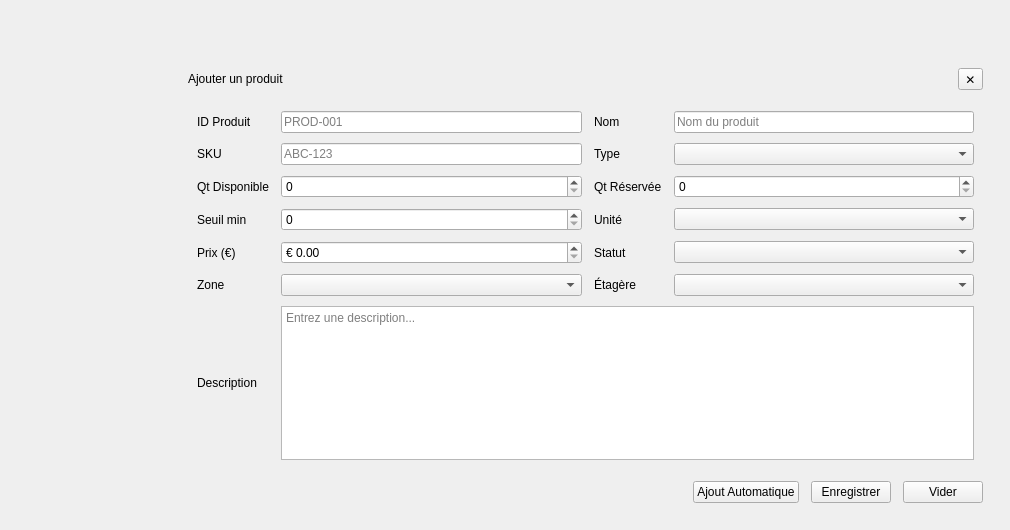
            <widget class="QWidget" name="ajouteri">
             <widget class="QFrame" name="PopupInventoryCard">
              <property name="geometry">
               <rect>
                <x>170</x>
                <y>50</y>
                <width>831</width>
                <height>471</height>
               </rect>
              </property>
              <property name="minimumSize">
               <size>
                <width>760</width>
                <height>0</height>
               </size>
              </property>
              <property name="frameShape">
               <enum>QFrame::Shape::NoFrame</enum>
              </property>
              <layout class="QVBoxLayout" name="popupInventoryLayout">
               <property name="spacing">
                <number>12</number>
               </property>
               <property name="leftMargin">
                <number>18</number>
               </property>
               <property name="topMargin">
                <number>18</number>
               </property>
               <property name="rightMargin">
                <number>18</number>
               </property>
               <property name="bottomMargin">
                <number>18</number>
               </property>
               <item>
                <layout class="QHBoxLayout" name="popupInventoryHeader">
                 <item>
                  <widget class="QLabel" name="PopupTitleInventory">
                   <property name="text">
                    <string>Ajouter un produit</string>
                   </property>
                  </widget>
                 </item>
                 <item>
                  <spacer name="popupInventoryHeaderSpacer">
                   <property name="orientation">
                    <enum>Qt::Orientation::Horizontal</enum>
                   </property>
                   <property name="sizeHint" stdset="0">
                    <size>
                     <width>40</width>
                     <height>20</height>
                    </size>
                   </property>
                  </spacer>
                 </item>
                 <item>
                  <widget class="QToolButton" name="BtnPopupCancelInventory">
                   <property name="toolTip">
                    <string>Fermer</string>
                   </property>
                   <property name="text">
                    <string>✕</string>
                   </property>
                  </widget>
                 </item>
                </layout>
               </item>
               <item>
                <widget class="QFrame" name="PopupInventoryForm">
                 <property name="frameShape">
                  <enum>QFrame::Shape::NoFrame</enum>
                 </property>
                 <layout class="QGridLayout" name="inventoryFormGrid">
                  <property name="horizontalSpacing">
                   <number>12</number>
                  </property>
                  <property name="verticalSpacing">
                   <number>10</number>
                  </property>
                  <item row="0" column="0">
                   <widget class="QLabel" name="LblIdProduct">
                    <property name="text">
                     <string>ID Produit</string>
                    </property>
                   </widget>
                  </item>
                  <item row="0" column="1">
                   <widget class="QLineEdit" name="IdProduct">
                    <property name="placeholderText">
                     <string>PROD-001</string>
                    </property>
                   </widget>
                  </item>
                  <item row="0" column="2">
                   <widget class="QLabel" name="LblName">
                    <property name="text">
                     <string>Nom</string>
                    </property>
                   </widget>
                  </item>
                  <item row="0" column="3">
                   <widget class="QLineEdit" name="Name">
                    <property name="placeholderText">
                     <string>Nom du produit</string>
                    </property>
                   </widget>
                  </item>
                  <item row="1" column="0">
                   <widget class="QLabel" name="LblSku">
                    <property name="text">
                     <string>SKU</string>
                    </property>
                   </widget>
                  </item>
                  <item row="1" column="1">
                   <widget class="QLineEdit" name="Sku">
                    <property name="placeholderText">
                     <string>ABC-123</string>
                    </property>
                   </widget>
                  </item>
                  <item row="1" column="2">
                   <widget class="QLabel" name="LblType_2">
                    <property name="text">
                     <string>Type</string>
                    </property>
                   </widget>
                  </item>
                  <item row="1" column="3">
                   <widget class="QComboBox" name="Type">
                    <property name="placeholderText">
                     <string>Sélectionner type</string>
                    </property>
                   </widget>
                  </item>
                  <item row="2" column="0">
                   <widget class="QLabel" name="LblQtAv">
                    <property name="text">
                     <string>Qt Disponible</string>
                    </property>
                   </widget>
                  </item>
                  <item row="2" column="1">
                   <widget class="QSpinBox" name="QtAv">
                    <property name="minimum">
                     <number>0</number>
                    </property>
                    <property name="maximum">
                     <number>10000</number>
                    </property>
                   </widget>
                  </item>
                  <item row="2" column="2">
                   <widget class="QLabel" name="LblQtRs">
                    <property name="text">
                     <string>Qt Réservée</string>
                    </property>
                   </widget>
                  </item>
                  <item row="2" column="3">
                   <widget class="QSpinBox" name="QtRs">
                    <property name="minimum">
                     <number>0</number>
                    </property>
                    <property name="maximum">
                     <number>10000</number>
                    </property>
                   </widget>
                  </item>
                  <item row="3" column="0">
                   <widget class="QLabel" name="LblThreshold">
                    <property name="text">
                     <string>Seuil min</string>
                    </property>
                   </widget>
                  </item>
                  <item row="3" column="1">
                   <widget class="QSpinBox" name="Threshold">
                    <property name="minimum">
                     <number>0</number>
                    </property>
                    <property name="maximum">
                     <number>10000</number>
                    </property>
                   </widget>
                  </item>
                  <item row="3" column="2">
                   <widget class="QLabel" name="LblUnit">
                    <property name="text">
                     <string>Unité</string>
                    </property>
                   </widget>
                  </item>
                  <item row="3" column="3">
                   <widget class="QComboBox" name="Unit">
                    <property name="placeholderText">
                     <string>Sélectionner unité</string>
                    </property>
                   </widget>
                  </item>
                  <item row="4" column="0">
                   <widget class="QLabel" name="LblPrice">
                    <property name="text">
                     <string>Prix (€)</string>
                    </property>
                   </widget>
                  </item>
                  <item row="4" column="1">
                   <widget class="QDoubleSpinBox" name="Price">
                    <property name="prefix">
                     <string>€ </string>
                    </property>
                    <property name="decimals">
                     <number>2</number>
                    </property>
                    <property name="minimum">
                     <double>0.000000000000000</double>
                    </property>
                    <property name="maximum">
                     <double>100000.000000000000000</double>
                    </property>
                   </widget>
                  </item>
                  <item row="4" column="2">
                   <widget class="QLabel" name="LblStatus">
                    <property name="text">
                     <string>Statut</string>
                    </property>
                   </widget>
                  </item>
                  <item row="4" column="3">
                   <widget class="QComboBox" name="Status">
                    <property name="placeholderText">
                     <string>Sélectionner statut</string>
                    </property>
                   </widget>
                  </item>
                  <item row="5" column="0">
                   <widget class="QLabel" name="LblZone">
                    <property name="text">
                     <string>Zone</string>
                    </property>
                   </widget>
                  </item>
                  <item row="5" column="1">
                   <widget class="QComboBox" name="Zone">
                    <property name="placeholderText">
                     <string>Sélectionner zone</string>
                    </property>
                   </widget>
                  </item>
                  <item row="5" column="2">
                   <widget class="QLabel" name="LblShelf">
                    <property name="text">
                     <string>Étagère</string>
                    </property>
                   </widget>
                  </item>
                  <item row="5" column="3">
                   <widget class="QComboBox" name="Shelf">
                    <property name="placeholderText">
                     <string>Sélectionner étagère</string>
                    </property>
                   </widget>
                  </item>
                  <item row="6" column="0">
                   <widget class="QLabel" name="LblDescription">
                    <property name="text">
                     <string>Description</string>
                    </property>
                   </widget>
                  </item>
                  <item row="6" column="1" colspan="3">
                   <widget class="QTextEdit" name="Description">
                    <property name="placeholderText">
                     <string>Entrez une description...</string>
                    </property>
                   </widget>
                  </item>
                 </layout>
                </widget>
               </item>
               <item>
                <layout class="QHBoxLayout" name="popupInventoryActions">
                 <item>
                  <spacer name="popupInventoryActionsLeft">
                   <property name="orientation">
                    <enum>Qt::Orientation::Horizontal</enum>
                   </property>
                   <property name="sizeHint" stdset="0">
                    <size>
                     <width>40</width>
                     <height>20</height>
                    </size>
                   </property>
                  </spacer>
                 </item>
                 <item>
                  <widget class="QPushButton" name="BtnPopupAutoSaveInventory">
                   <property name="text">
                    <string>Ajout Automatique</string>
                   </property>
                   <property name="property" stdset="0">
                    <string>secondary</string>
                   </property>
                  </widget>
                 </item>
                 <item>
                  <widget class="QPushButton" name="BtnPopupSaveInventory">
                   <property name="text">
                    <string>Enregistrer</string>
                   </property>
                   <property name="property" stdset="0">
                    <string>primary</string>
                   </property>
                  </widget>
                 </item>
                 <item>
                  <widget class="QPushButton" name="BtnPopupResetInventory">
                   <property name="text">
                    <string>Vider</string>
                   </property>
                   <property name="property" stdset="0">
                    <string>ghost</string>
                   </property>
                  </widget>
                 </item>
                </layout>
               </item>
              </layout>
             </widget>
            </widget>
